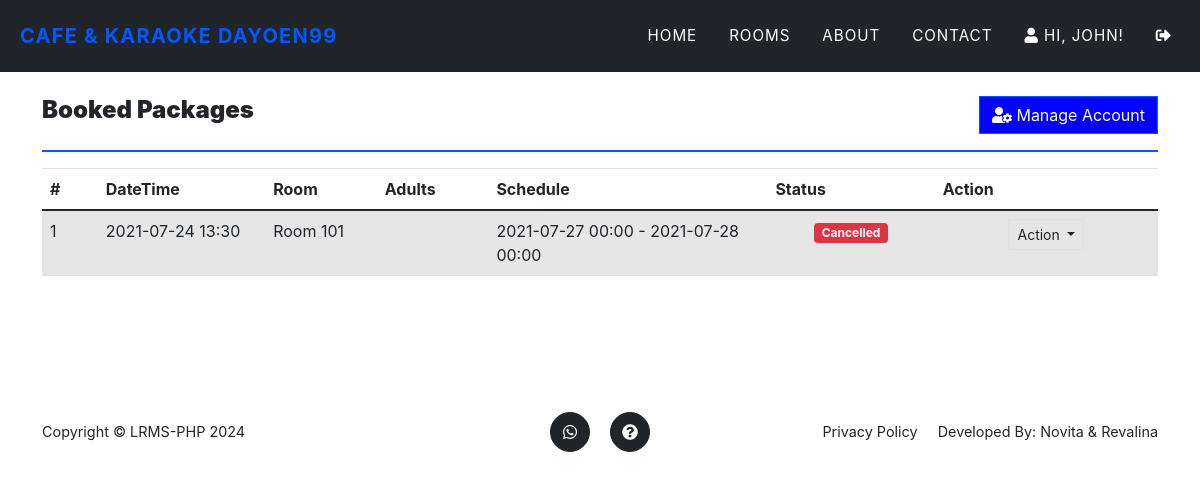
The page /?page=my_account (signed in) on the database as committed earlier.
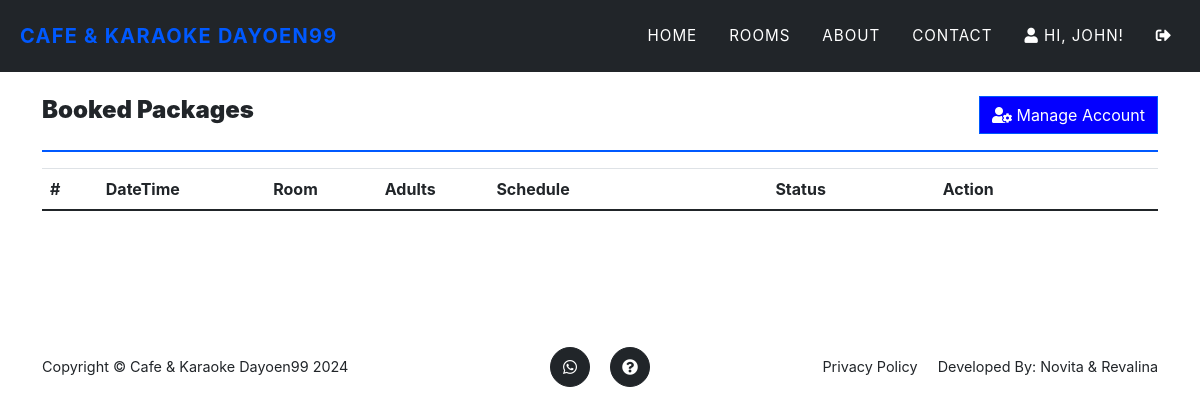
The same page on the database as committed later.
### tables this page shows
CREATE TABLE `bookings` (
  `id` int(30) NOT NULL,
  `user_id` int(30) NOT NULL,
  `room_id` int(30) NOT NULL,
  `date_in` datetime NOT NULL,
  `date_out` datetime NOT NULL,
  `duration` int(2) NOT NULL,
  `adults` int(2) NOT NULL,
  `total_amount` float NOT NULL,
  `status` tinyint(1) NOT NULL DEFAULT 0 COMMENT '0=pending, 1=Approved,2=Cancelled',
  `date_created` datetime NOT NULL DEFAULT current_timestamp(),
  `date_updated` datetime DEFAULT NULL ON UPDATE current_timestamp()
);

CREATE TABLE `room_list` (
  `id` int(30) NOT NULL,
  `room` text NOT NULL,
  `description` text NOT NULL,
  `price` float NOT NULL,
  `status` tinyint(1) NOT NULL COMMENT '1 = Available, 2 = Unavailable',
  `upload_path` text DEFAULT NULL,
  `date_created` datetime NOT NULL DEFAULT current_timestamp(),
  `date_updated` datetime DEFAULT NULL ON UPDATE current_timestamp()
);

### classes/DBConnection.php (called while the page is built, shortened)
<?php
class DBConnection{
    private $host = DB_SERVER;
    private $username = DB_USERNAME;
    private $password = DB_PASSWORD;
    private $database = DB_NAME;
    public $conn;
    public function __construct(){
        if (!isset($this->conn)) {
            $this->conn = new mysqli($this->host, $this->username, $this->password, $this->database);
        }
    }
}
?>

### classes/SystemSettings.php (called while the page is built, shortened)
<?php
class SystemSettings extends DBConnection{
	function userdata($field = ''){
		if(!empty($field)){
			if(isset($_SESSION['userdata'][$field]))
				return $_SESSION['userdata'][$field];
			else
				return null;
		}else{
			return false;
		}
	}
	function info($field=''){
		if(!empty($field)){
			if(isset($_SESSION['system_info'][$field]))
				return $_SESSION['system_info'][$field];
			else
				return false;
		}else{
			return false;
		}
	}
}
$_settings = new SystemSettings();
?>

### my_account.php (the view, shortened to what this page needs)
<section class="page-section">
    <div class="container">
    <div class="w-100 justify-content-between d-flex">
        <h4><b>Booked Packages</b></h4>
        <a href="./?page=edit_account" class="btn btn btn-primary btn-flat"><div class="fa fa-user-cog"></div> Manage Account</a>
    </div>
        <hr class="border-warning">
        <table class="table table-striped text-dark">
            <colgroup>
                <col width="5%">
                <col width="15%">
                <col width="10%">
                <col width="10%">
                <col width="25%">
                <col width="15%">
                <col width="20%">
            </colgroup>
            <thead>
                <tr>
                    <th>#</th>
                    <th>DateTime</th>
                    <th>Room</th>
                    <th>Adults</th>
                    <th>Schedule</th>
                    <th>Status</th>
                    <th>Action</th>
                </tr>
            </thead>
            <tbody>
                <?php
                $i=1;
                    $qry = $conn->query("SELECT b.*,r.room FROM `bookings` b inner join `room_list` r on r.id = b.room_id where b.user_id ='".$_settings->userdata('id')."' order by date(b.date_created) desc ");
                    while($row= $qry->fetch_assoc()):
                ?>
                    <tr>
                        <td><?php echo $i++ ?></td>
                        <td><?php echo date("Y-m-d H:i",strtotime($row['date_created'])) ?></td>
                        <td><?php echo $row['room'] ?></td>
                        <td><?php echo $row['adults'] ?></td>
                        <td><?php echo date("Y-m-d H:i",strtotime($row['date_in'])) . ' - '.date("Y-m-d H:i",strtotime($row['date_out'])) ?></td>
                        <td class="text-center">
                            <?php if($row['status'] == 0): ?>
                                <span class="badge badge-secondary">Pending</span>
                            <?php elseif($row['status'] == 1): ?>
                                <span class="badge badge-primary">Approved</span>
                            <?php elseif($row['status'] == 2): ?>
                                <span class="badge badge-danger">Cancelled</span>
                            <?php elseif($row['status'] == 3): ?>
                                <span class="badge badge-success">Done</span>
                            <?php endif; ?>
                        </td>
                        <td align="center">
                                <button type="button" class="btn btn-flat btn-default border btn-sm dropdown-toggle dropdown-icon" data-toggle="dropdown">
                                    Action
                                </button>
                        </td>
                    </tr>
                <?php endwhile; ?>
            </tbody>
        </table>
    </div>
</section>

### inc/footer.php (shortened to what this page needs)
<footer class="footer py-4">
	<div class="container">
		<div class="row align-items-center">
			<div class="col-lg-4 text-lg-start">Copyright &copy; <?php echo $_settings->info('short_name') ?> 2024</div>
			<div class="col-lg-4 my-3 my-lg-0">
				<a class="btn btn-dark btn-social mx-2" href="https://wa.me/+628988077531"><i class="fab fa-whatsapp"></i></a>
				<a class="btn btn-dark btn-social mx-2" href="javascript:void(0)" id ="p_user"><i class="fa fa-question-circle"></i></a>
			</div>
			<div class="col-lg-4 text-lg-end">
				<a class="link-dark text-decoration-none me-3" href="javascript:void(0)" id="p_use">Privacy Policy</a>
        <span>Developed By: Novita & Revalina<a href=""></a></span>
			</div>
		</div>
	</div>
</footer>

Rows that differ between the two databases and show on the page:
removed bookings: date_created "2021-07-24 13:30", room_list.room "Room 101", date_in "2021-07-27 00:00", date_out "2021-07-28 00:00", status "Cancelled"
Other text that changed with them:
$_settings->info('short_name'): "LRMS-PHP" → "Cafe & Karaoke Dayoen99"
